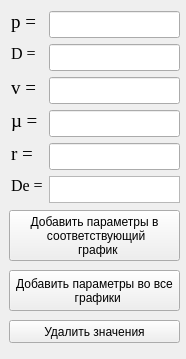
<?xml version="1.0" encoding="UTF-8"?>
<ui version="4.0">
 <class>dean_menu</class>
 <widget class="QWidget" name="dean_menu">
  <property name="geometry">
   <rect>
    <x>0</x>
    <y>0</y>
    <width>186</width>
    <height>359</height>
   </rect>
  </property>
  <property name="windowTitle">
   <string>Form</string>
  </property>
  <widget class="QLineEdit" name="lineEdit_v">
   <property name="geometry">
    <rect>
     <x>49</x>
     <y>77</y>
     <width>131</width>
     <height>27</height>
    </rect>
   </property>
   <property name="font">
    <font>
     <family>Times New Roman</family>
     <pointsize>14</pointsize>
    </font>
   </property>
  </widget>
  <widget class="QLabel" name="label_nu_De">
   <property name="geometry">
    <rect>
     <x>11</x>
     <y>110</y>
     <width>32</width>
     <height>21</height>
    </rect>
   </property>
   <property name="font">
    <font>
     <family>Times New Roman</family>
     <pointsize>14</pointsize>
    </font>
   </property>
   <property name="text">
    <string>µ = </string>
   </property>
  </widget>
  <widget class="QTextEdit" name="textEdit_De">
   <property name="geometry">
    <rect>
     <x>49</x>
     <y>176</y>
     <width>131</width>
     <height>27</height>
    </rect>
   </property>
   <property name="readOnly">
    <bool>true</bool>
   </property>
  </widget>
  <widget class="QLabel" name="label_v">
   <property name="geometry">
    <rect>
     <x>11</x>
     <y>77</y>
     <width>32</width>
     <height>21</height>
    </rect>
   </property>
   <property name="font">
    <font>
     <family>Times New Roman</family>
     <pointsize>14</pointsize>
    </font>
   </property>
   <property name="text">
    <string>v =</string>
   </property>
  </widget>
  <widget class="QLineEdit" name="lineEdit_p">
   <property name="geometry">
    <rect>
     <x>49</x>
     <y>11</y>
     <width>131</width>
     <height>27</height>
    </rect>
   </property>
   <property name="font">
    <font>
     <family>Times New Roman</family>
     <pointsize>14</pointsize>
    </font>
   </property>
  </widget>
  <widget class="QLineEdit" name="lineEdit_nu_De">
   <property name="geometry">
    <rect>
     <x>49</x>
     <y>110</y>
     <width>131</width>
     <height>27</height>
    </rect>
   </property>
   <property name="font">
    <font>
     <family>Times New Roman</family>
     <pointsize>14</pointsize>
    </font>
   </property>
  </widget>
  <widget class="QLabel" name="label_D">
   <property name="geometry">
    <rect>
     <x>11</x>
     <y>44</y>
     <width>32</width>
     <height>19</height>
    </rect>
   </property>
   <property name="font">
    <font>
     <family>Times New Roman</family>
     <pointsize>12</pointsize>
    </font>
   </property>
   <property name="text">
    <string>D = </string>
   </property>
  </widget>
  <widget class="QLabel" name="label_De">
   <property name="geometry">
    <rect>
     <x>11</x>
     <y>176</y>
     <width>32</width>
     <height>19</height>
    </rect>
   </property>
   <property name="font">
    <font>
     <family>Times New Roman</family>
     <pointsize>12</pointsize>
    </font>
   </property>
   <property name="text">
    <string>De = </string>
   </property>
  </widget>
  <widget class="QLabel" name="label_r">
   <property name="geometry">
    <rect>
     <x>11</x>
     <y>143</y>
     <width>32</width>
     <height>21</height>
    </rect>
   </property>
   <property name="font">
    <font>
     <family>Times New Roman</family>
     <pointsize>14</pointsize>
    </font>
   </property>
   <property name="text">
    <string>r = </string>
   </property>
  </widget>
  <widget class="QLineEdit" name="lineEdit_D">
   <property name="geometry">
    <rect>
     <x>49</x>
     <y>44</y>
     <width>131</width>
     <height>27</height>
    </rect>
   </property>
   <property name="font">
    <font>
     <family>Times New Roman</family>
     <pointsize>14</pointsize>
    </font>
   </property>
  </widget>
  <widget class="QLabel" name="label_p">
   <property name="geometry">
    <rect>
     <x>11</x>
     <y>11</y>
     <width>32</width>
     <height>21</height>
    </rect>
   </property>
   <property name="font">
    <font>
     <family>Times New Roman</family>
     <pointsize>14</pointsize>
    </font>
   </property>
   <property name="text">
    <string>p =</string>
   </property>
  </widget>
  <widget class="QLineEdit" name="lineEdit_r">
   <property name="geometry">
    <rect>
     <x>49</x>
     <y>143</y>
     <width>131</width>
     <height>27</height>
    </rect>
   </property>
   <property name="font">
    <font>
     <family>Times New Roman</family>
     <pointsize>14</pointsize>
    </font>
   </property>
  </widget>
  <widget class="QPushButton" name="add_parametrs_to_all_graphs_Dean">
   <property name="geometry">
    <rect>
     <x>9</x>
     <y>270</y>
     <width>171</width>
     <height>41</height>
    </rect>
   </property>
   <property name="text">
    <string>Добавить параметры во все 
  графики</string>
   </property>
  </widget>
  <widget class="QPushButton" name="Value_delete">
   <property name="geometry">
    <rect>
     <x>9</x>
     <y>320</y>
     <width>171</width>
     <height>23</height>
    </rect>
   </property>
   <property name="text">
    <string>Удалить значения</string>
   </property>
  </widget>
  <widget class="QPushButton" name="add_parametrs_to_the_corresponding_graph_Dean">
   <property name="geometry">
    <rect>
     <x>9</x>
     <y>210</y>
     <width>171</width>
     <height>51</height>
    </rect>
   </property>
   <property name="text">
    <string>Добавить параметры в 
 соответствующий 
  график</string>
   </property>
  </widget>
 </widget>
 <resources/>
 <connections/>
</ui>
